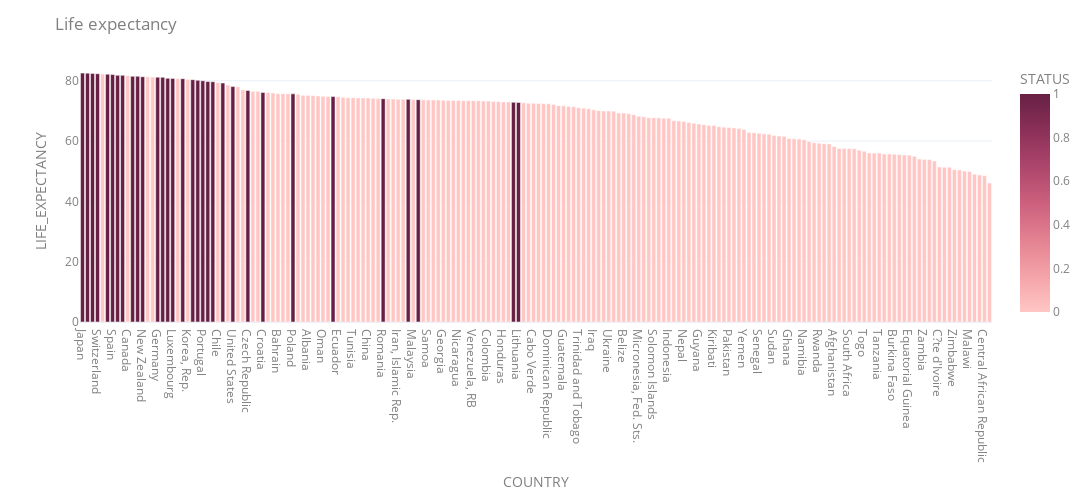
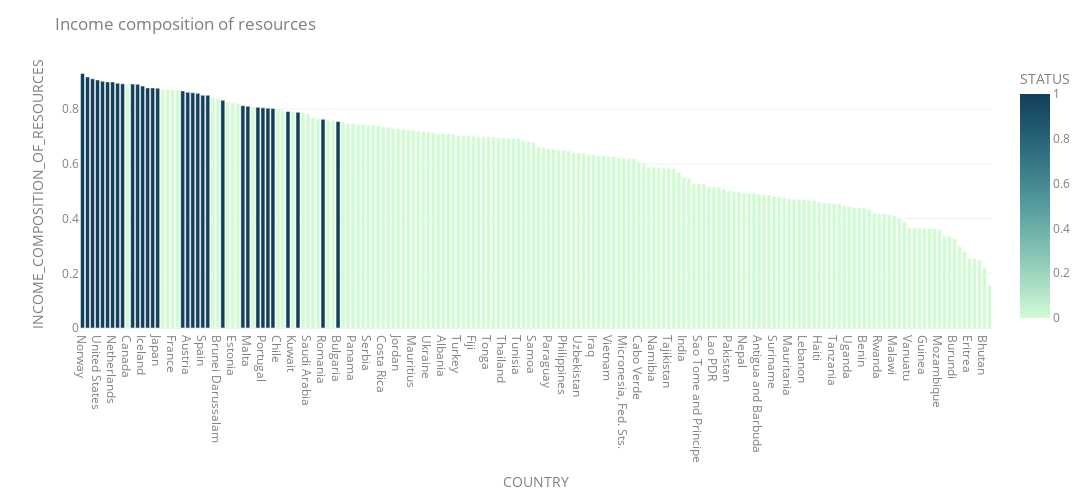
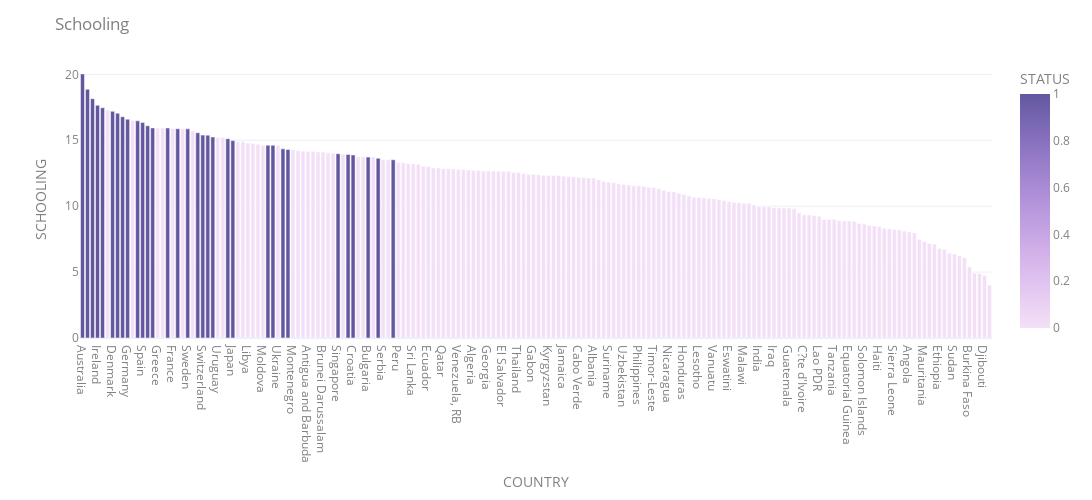
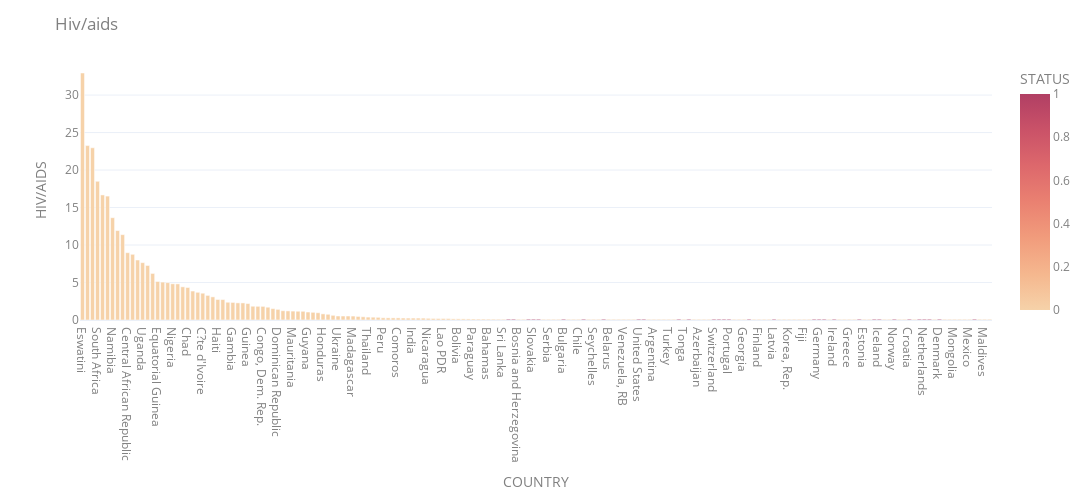

The cell these charts' notebook holds for them, in order:
### Code cell
# 상관관계가 높은 feature 선진국 / 개발도상국에 따른 나라별 구분
cols = ['LIFE_EXPECTANCY', 'INCOME_COMPOSITION_OF_RESOURCES', 'SCHOOLING', 'HIV/AIDS', 'INFANT_DEATHS', 'ADULT_MORTALITY']
lower_cols = [col.lower().capitalize().replace('_', ' ') for col in cols]
colors = ['Burg', 'Darkmint', 'Purp', 'Redor', 'Teal', 'Magenta']

for i in range(5):
    hdi_df = mean_df.sort_values(by=cols[i], ascending=False)

    fig = px.bar(hdi_df, x=hdi_df.index, y=hdi_df[cols[i]], color=hdi_df['STATUS'],
                barmode='group', color_continuous_scale=colors[i])

    fig.update_layout(
        title_text=lower_cols[i],
        height=500,
        width=1300,
        template='plotly_white',
        font_color='grey'
    )
    
    fig.show()

### Figure 1 — Plotly figure (JSON) as saved in the notebook; plotly's stock layout.template omitted (floating-point values rounded to 4 significant figures; data arrays with more than 128 entries replaced by an {"elided": "..."} marker saying what was removed)
{"data": [{"alignmentgroup": "True", "hovertemplate": "COUNTRY=%{x}<br>LIFE_EXPECTANCY=%{y}<br>STATUS=%{marker.color}<extra></extra>", "legendgroup": "", "marker": {"color": {"elided": "182 int values"}, "coloraxis": "coloraxis"}, "name": "", "offsetgroup": "", "orientation": "v", "showlegend": false, "textposition": "auto", "type": "bar", "x": {"elided": "182 str values"}, "xaxis": "x", "y": {"elided": "182 float values"}, "yaxis": "y"}], "layout": {"barmode": "group", "coloraxis": {"colorbar": {"title": {"text": "STATUS"}}, "colorscale": [[0, "rgb(255, 198, 196)"], [0.1667, "rgb(244, 163, 168)"], [0.3333, "rgb(227, 129, 145)"], [0.5, "rgb(204, 96, 125)"], [0.6667, "rgb(173, 70, 108)"], [0.8333, "rgb(139, 48, 88)"], [1, "rgb(103, 32, 68)"]]}, "font": {"color": "grey"}, "height": 500, "legend": {"tracegroupgap": 0}, "margin": {"t": 60}, "title": {"text": "Life expectancy"}, "width": 1300, "xaxis": {"anchor": "y", "domain": [0, 1], "title": {"text": "COUNTRY"}}, "yaxis": {"anchor": "x", "domain": [0, 1], "title": {"text": "LIFE_EXPECTANCY"}}}}

### Figure 2 — Plotly figure (JSON) as saved in the notebook; plotly's stock layout.template omitted (floating-point values rounded to 4 significant figures; data arrays with more than 128 entries replaced by an {"elided": "..."} marker saying what was removed)
{"data": [{"alignmentgroup": "True", "hovertemplate": "COUNTRY=%{x}<br>INCOME_COMPOSITION_OF_RESOURCES=%{y}<br>STATUS=%{marker.color}<extra></extra>", "legendgroup": "", "marker": {"color": {"elided": "182 int values"}, "coloraxis": "coloraxis"}, "name": "", "offsetgroup": "", "orientation": "v", "showlegend": false, "textposition": "auto", "type": "bar", "x": {"elided": "182 str values"}, "xaxis": "x", "y": {"elided": "182 float values"}, "yaxis": "y"}], "layout": {"barmode": "group", "coloraxis": {"colorbar": {"title": {"text": "STATUS"}}, "colorscale": [[0, "rgb(210, 251, 212)"], [0.1667, "rgb(165, 219, 194)"], [0.3333, "rgb(123, 188, 176)"], [0.5, "rgb(85, 156, 158)"], [0.6667, "rgb(58, 124, 137)"], [0.8333, "rgb(35, 93, 114)"], [1, "rgb(18, 63, 90)"]]}, "font": {"color": "grey"}, "height": 500, "legend": {"tracegroupgap": 0}, "margin": {"t": 60}, "title": {"text": "Income composition of resources"}, "width": 1300, "xaxis": {"anchor": "y", "domain": [0, 1], "title": {"text": "COUNTRY"}}, "yaxis": {"anchor": "x", "domain": [0, 1], "title": {"text": "INCOME_COMPOSITION_OF_RESOURCES"}}}}

### Figure 3 — Plotly figure (JSON) as saved in the notebook; plotly's stock layout.template omitted (floating-point values rounded to 4 significant figures; data arrays with more than 128 entries replaced by an {"elided": "..."} marker saying what was removed)
{"data": [{"alignmentgroup": "True", "hovertemplate": "COUNTRY=%{x}<br>SCHOOLING=%{y}<br>STATUS=%{marker.color}<extra></extra>", "legendgroup": "", "marker": {"color": {"elided": "182 int values"}, "coloraxis": "coloraxis"}, "name": "", "offsetgroup": "", "orientation": "v", "showlegend": false, "textposition": "auto", "type": "bar", "x": {"elided": "182 str values"}, "xaxis": "x", "y": {"elided": "182 float values"}, "yaxis": "y"}], "layout": {"barmode": "group", "coloraxis": {"colorbar": {"title": {"text": "STATUS"}}, "colorscale": [[0, "rgb(243, 224, 247)"], [0.1667, "rgb(228, 199, 241)"], [0.3333, "rgb(209, 175, 232)"], [0.5, "rgb(185, 152, 221)"], [0.6667, "rgb(159, 130, 206)"], [0.8333, "rgb(130, 109, 186)"], [1, "rgb(99, 88, 159)"]]}, "font": {"color": "grey"}, "height": 500, "legend": {"tracegroupgap": 0}, "margin": {"t": 60}, "title": {"text": "Schooling"}, "width": 1300, "xaxis": {"anchor": "y", "domain": [0, 1], "title": {"text": "COUNTRY"}}, "yaxis": {"anchor": "x", "domain": [0, 1], "title": {"text": "SCHOOLING"}}}}

### Figure 4 — Plotly figure (JSON) as saved in the notebook; plotly's stock layout.template omitted (floating-point values rounded to 4 significant figures; data arrays with more than 128 entries replaced by an {"elided": "..."} marker saying what was removed)
{"data": [{"alignmentgroup": "True", "hovertemplate": "COUNTRY=%{x}<br>HIV/AIDS=%{y}<br>STATUS=%{marker.color}<extra></extra>", "legendgroup": "", "marker": {"color": {"elided": "182 int values"}, "coloraxis": "coloraxis"}, "name": "", "offsetgroup": "", "orientation": "v", "showlegend": false, "textposition": "auto", "type": "bar", "x": {"elided": "182 str values"}, "xaxis": "x", "y": {"elided": "182 float values"}, "yaxis": "y"}], "layout": {"barmode": "group", "coloraxis": {"colorbar": {"title": {"text": "STATUS"}}, "colorscale": [[0, "rgb(246, 210, 169)"], [0.1667, "rgb(245, 183, 142)"], [0.3333, "rgb(241, 156, 124)"], [0.5, "rgb(234, 129, 113)"], [0.6667, "rgb(221, 104, 108)"], [0.8333, "rgb(202, 82, 104)"], [1, "rgb(177, 63, 100)"]]}, "font": {"color": "grey"}, "height": 500, "legend": {"tracegroupgap": 0}, "margin": {"t": 60}, "title": {"text": "Hiv/aids"}, "width": 1300, "xaxis": {"anchor": "y", "domain": [0, 1], "title": {"text": "COUNTRY"}}, "yaxis": {"anchor": "x", "domain": [0, 1], "title": {"text": "HIV/AIDS"}}}}
